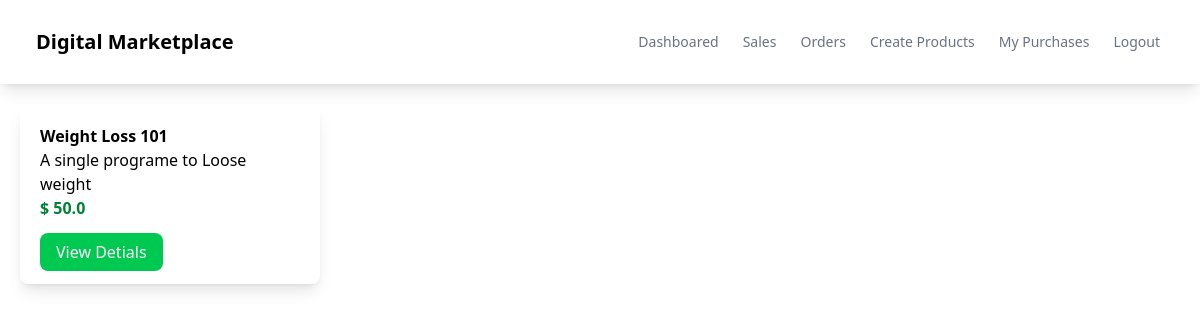
The app's page /, older data.
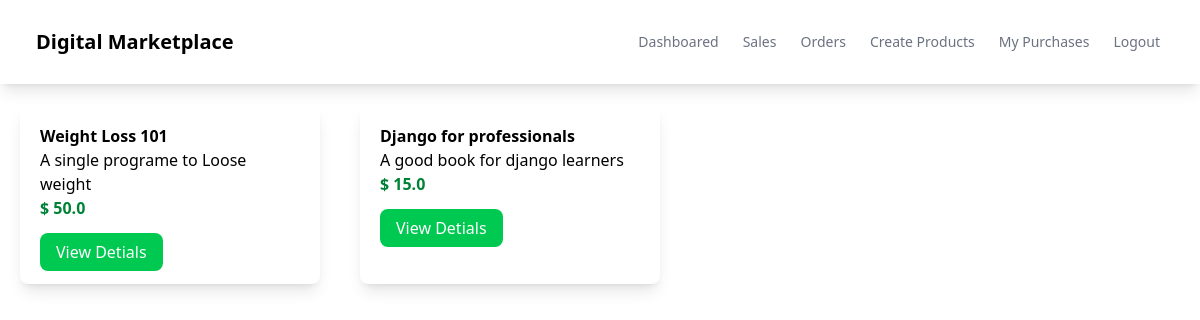
The same page, newer data.
### myapp/models.py (models this page shows, shortened)
class Product(models.Model):
    name = models.CharField(max_length=100)
    description = models.CharField(max_length=100)
    price = models.FloatField()
    file = models.FileField(upload_to='uploads')

### myapp/views.py (the view)
# urls.py: path('',views.index,name='index'),
def index(request):
    products = Product.objects.all()
    return render(request,'myapp/index.html',{'products':products})

### myapp/templates/myapp/index.html (shortened to what this page needs)
{% extends 'myapp/base.html' %}
{% block content %}
<div class="product-container flex">
   {% for product in products %}
   <div class="product shadow-lg w-1/4 rounded-lg m-5">
      <div class="p-5">
         <div class="font-bold">
            {{product.name}}
         </div>
         <div>
            {{product.description}}
         </div>
         <div class="text-green-700 font-bold">
            $ {{product.price}}
         </div>
         <div class="mt-5">
            <a class="bg-green-500 text-white px-4 py-2 rounded-lg" href="{% url 'detail' product.id %}">View Detials</a>
         </div>
      </div>
   </div>
   {% endfor %}
</div>
{% endblock content %}

### myapp/templates/myapp/base.html (shortened to what this page needs)
<!DOCTYPE html>
<html lang="en">
<head>
    <script src="https://unpkg.com/@tailwindcss/browser@4"></script>
</head>
<body>
    <nav class="shadow-lg">
        <div class="flex flex-wrap justify-between ml-5 items-center mx-auto px-4 py-2">
            <a class="flex items-center" href="">
                <span class="self-center text-xl font-semibold">Digital Marketplace</span>
            </a>
            <div class="flex items-center">
                <a href="" class="mr-6 text-sm font-medium text-gray-500">Dashboared</a>
                <a href="" class="mr-6 text-sm font-medium text-gray-500">Sales</a>
                <a href="" class="mr-6 text-sm font-medium text-gray-500">Orders</a>
                <a href="" class="mr-6 text-sm font-medium text-gray-500">Create Products</a>
                <a href="" class="mr-6 text-sm font-medium text-gray-500">My Purchases</a>
                <a href="" class="mr-6 text-sm font-medium text-gray-500">Logout</a>
            </div>
        </div>
    </nav>
    {% block content %}
    {% endblock content %}
</body>
</html>

Row changes from the older to the newer data that the page shows:
added Product: name "Django for professionals", description "A good book for django learners", price "15.0"
